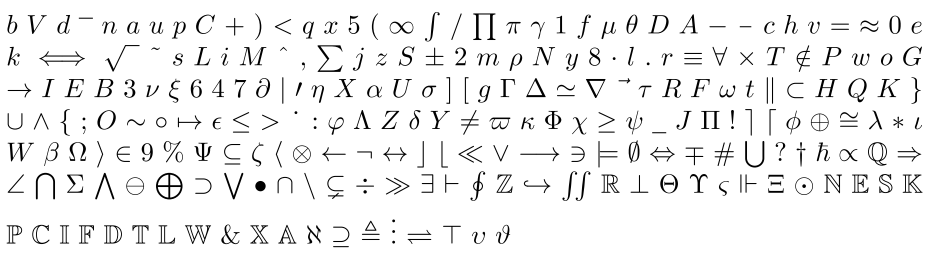
#> input picture latex_data/latex_data.png, 1855 x 509 px (shown at 1/2 size)
$ jupyter execute latex_exp.ipynb
#> lines starting #> are read from the running program, lines starting #| are printed output that depends on the picture; after the words box and inside, x2 and y2 are one past the last pixel; in counts of white or black regions, pixels touching at a corner belong together
# Detect lines

[cell 1]
import cv2 as cv
import numpy as np
import matplotlib.pyplot as plt
import math

img = cv.imread(cv.samples.findFile("../latex_data/latex_data.png"), cv.IMREAD_GRAYSCALE)
#> img is the input picture: shape (509, 1855); min 0, max 255, mean 240.4

def detect_chars(img):
    thresh, img = cv.threshold(img, 127, 255, cv.THRESH_BINARY_INV)
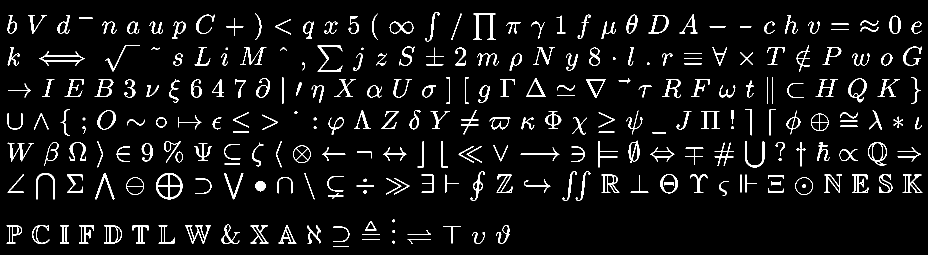
#> img: shape (509, 1855) (shown at 1/2 size); 5.7% white; 266 white regions (2 under 20 px), largest, box (x1, y1, x2, y2) and area: (312, 346, 365, 399) 880, (947, 27, 991, 80) 668, (635, 91, 685, 144) 512
    num_labels, labels = cv.connectedComponents(img)
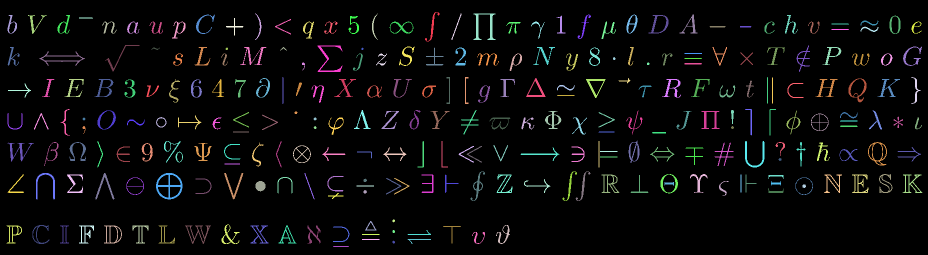
#> labels: shape (509, 1855) int32 (shown at 1/2 size); 267 distinct labels, from 0 to 266; one colour per label, 0 black
#> num_labels = 267
    groups = [labels == i for i in range(1, num_labels)]
#> groups = 266 items
    return groups

def show_images(img):
    images = detect_chars(img)
    n = len(images)
    cols = math.ceil(math.sqrt(n))
    rows = math.ceil(n / cols)

    # Total rows: 1 (top row) + rows (for the grid)
    fig, axes = plt.subplots(rows + 1, cols, figsize=(cols * 3, (rows + 1) * 3))

    # If axes is 1D, make sure it's 2D for consistency
    if rows + 1 == 1:
        axes = np.array([[axes]])
    elif isinstance(axes[0], plt.Axes):
        axes = np.expand_dims(axes, axis=0)

    # --- Top Row ---
    for i in range(cols):
        if i == cols // 2:
            axes[0, i].imshow(~img, cmap='gray')
        axes[0, i].axis('off')  # Hide all, only one will show

    # --- Grid Below ---
    axes_flat = axes[1:].flatten()
    for i, img in enumerate(images):
        axes_flat[i].imshow(img, cmap='gray')
        axes_flat[i].axis('off')

    # Hide any extras
    for j in range(i + 1, len(axes_flat)):
        axes_flat[j].axis('off')

# show_images(img)
images = detect_chars(img)
#> images = 266 items
print(len(images))
#| 266
margin = 5
for i, img in enumerate(images):
    pixels = np.nonzero(img)
    top, bottom, left, right = min(pixels[0]), max(pixels[0]), min(pixels[1]), max(pixels[1])
    images[i] = img[top-margin:bottom+margin, left-margin:right+margin]
#> this loop made 266 passes
#> (pixels, top, bottom, left, right) on passes 1 to 3: (259 positions, rows 24 to 82, columns 850 to 878, 24, 82, 850, 878), (141 positions, rows 27 to 79, columns 510 to 522, 27, 79, 510, 522), (132 positions, rows 27 to 79, columns 744 to 755, 27, 79, 744, 755)
plt.imshow(images[254])
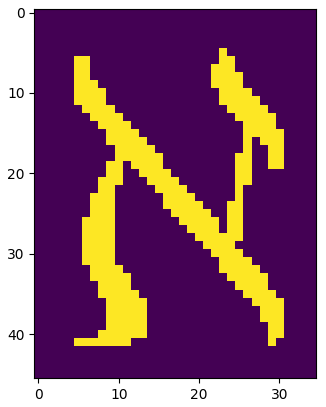
#> figure drawn by matplotlib, 1 panel
